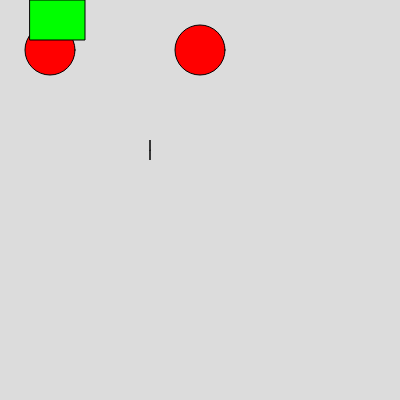
Frame 1 (no input)
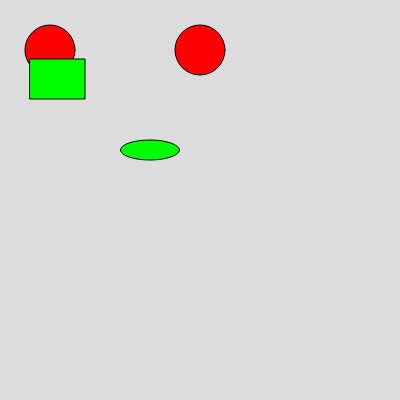
Frame 60 (no input)
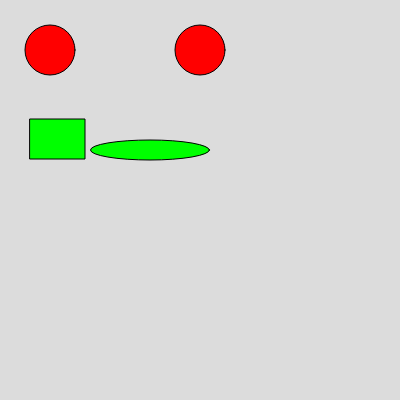
Frame 120 (the mouse pressed at the canvas centre since frame 60)

The p5.js sketch that drew these frames (run headless with seeded random() and noise() and a simulated clock; from frame 60 on, the mouse is pressed at the canvas centre):

// p5.js sketch
// ── sketch.js
let i = 0;
function setup() {
  createCanvas(400, 400);
}

function draw() {
    background(220)

    // Eyes
fill(255, 0, 0);
circle(50, 50, 50);
circle(200, 50, 50);
// Mouth
fill(0, 255, 0, 255)
ellipse(150, 150, i, 20);

rect(30, i, 55, 40);

// Increment
i = i+1;

}
